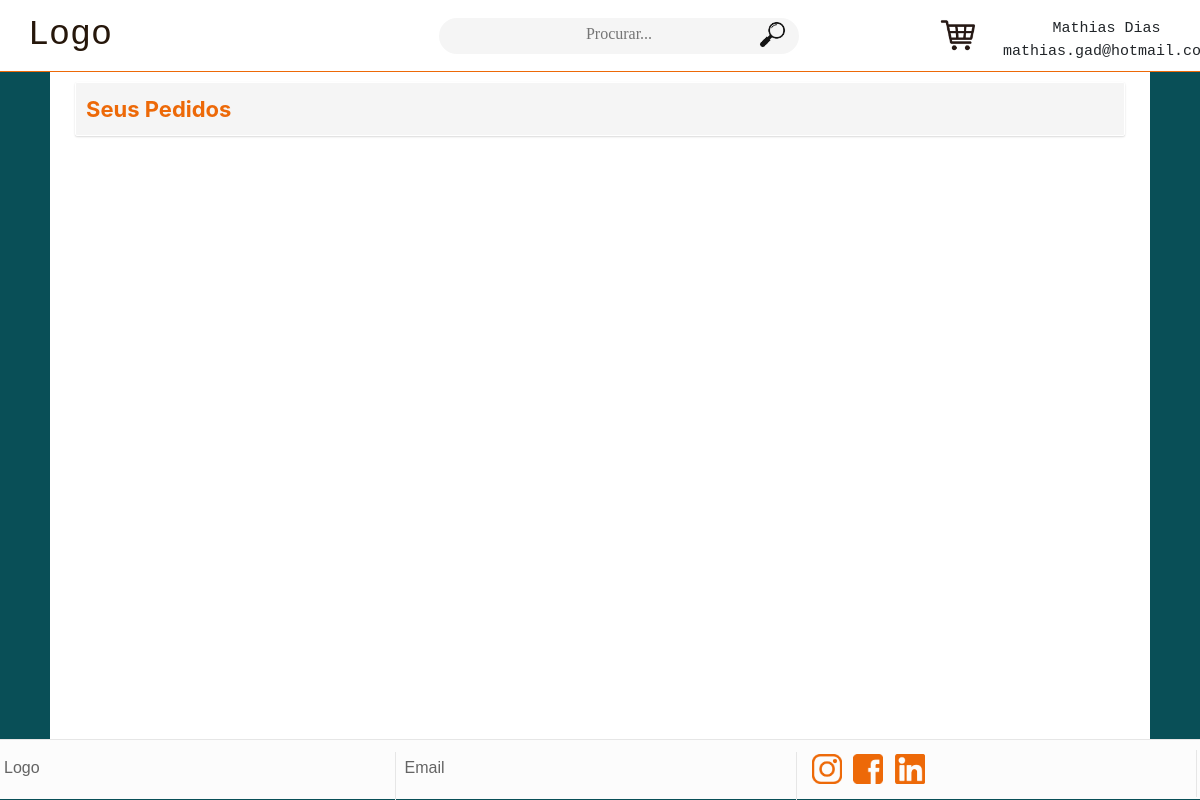
The app's page /pedidos (signed in), older data.
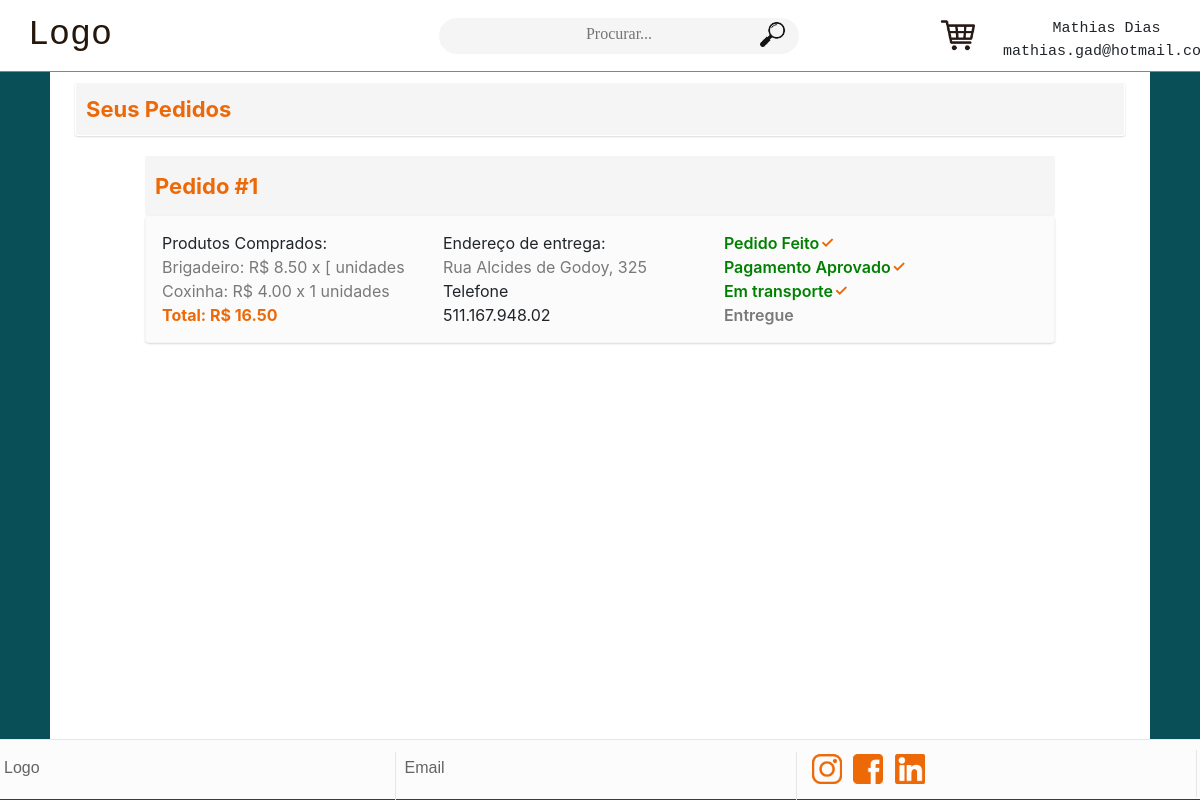
The same page, newer data.
### loja/models.py (models this page shows, shortened)
class Pedidos(models.Model):
    status_escolha = [
    ('Pedido Feito','Pedido Feito'),
    ('Pagamento Aprovado','Pagamento Aprovado'),
    ('Em transporte','Em transporte'),
    ('Entregue','Entregue'),
    ]
    Nome_do_cliente = models.CharField(max_length=128)
    Items = models.ManyToManyField(Produtos, blank=True, related_name="pedido")
    Quantidades = models.CharField(max_length = 512, null=True)
    Preço_total = models.DecimalField(max_digits=10, decimal_places=2)
    Cpf_cliente = models.CharField(max_length=16)
    Endereço_cliente = models.CharField(max_length=512)
    Status = models.CharField(max_length=32, choices=status_escolha, default='Pedido Feito')

class Produtos(models.Model):
    disponivel_escolha = [
    ('Sim','Sim'),
    ('Não','Não'),
    ]
    Nome = models.CharField(max_length=128)
    Categoriateste = models.ForeignKey(Categorias ,on_delete=models.CASCADE, default=0)
    Descrição = models.CharField(max_length=1024)
    Fotos = models.ImageField(upload_to='loja/static/produtos/fotos/')
    Fotos_2 = models.ImageField(upload_to='loja/static/produtos/fotos/')
    Preço = models.DecimalField(max_digits=10, decimal_places=2)
    Disponivel = models.CharField(max_length=8,choices=disponivel_escolha, default='Sim')

class UserProfile(models.Model):
    user = models.OneToOneField(User, on_delete=models.CASCADE)
    cpf = models.CharField(max_length=16)
    celular = models.CharField(max_length=16, null=True)

### loja/views.py (the view)
# urls.py: path("pedidos", views.my_orders, name="pedidos"),
def my_orders(request):
    if request.user.is_authenticated:
        pedidos = Pedidos.objects.filter(Cpf_cliente=request.user.userprofile.cpf)
        context = {
            "log": request.user.is_authenticated,
            "pedidos": pedidos,
            "username": request.user
        }
        final_status2 = final_status(request)
        context.update(final_status2)
        clear_status(request)
        return render(request, "loja/pedidos.html", context)
    else:
        status_code(request, 6)
        return HttpResponseRedirect(reverse("index"))

### loja/views.py (called while the page is built)
def clear_status(request):
    request.session['status'] = 'none'
    request.session['status2'] = 'none'
    request.session['status3'] = 'none'
    request.session['status4'] = 'none'
    request.session['status5'] = 'none'
    request.session['status6'] = 'none'
    request.session['status7'] = 'none'
    request.session['status8'] = 'none'

### loja/templates/loja/pedidos.html (shortened to what this page needs)
{% extends "loja/layout.html" %}
{% load static %}
{% block body %}
<div class="blocos" style="flex-direction: column; justify-content: flex-start;">
    <div class="titulo_pedidos">
        <div class="titulo_perfil">Seus Pedidos</div>
    </div>
    {% for pedido in pedidos %}
    <div class="pedidos">
        <div class="bloco_titulo">
            <div class="titulo_perfil">Pedido #{{pedido.id}}</div>
        </div>
        <div class="pedido_info">
            <div class="pedido_coluna">
                Produtos Comprados:
                {% for item in pedido.Items.all  %}{% for quantidade in pedido.Quantidades %}
                    {% if forloop.counter0 == forloop.parentloop.counter0 %}
                <li class="laranja">{{item.Nome}}: R$ {{item.Preço}} x {{quantidade}} unidades</li>
                    {% endif %}
                {% endfor %}{% endfor %}
                <li class="total"><strong>Total: R$ {{pedido.Preço_total}}</strong></li>
            </div>
            <div class="pedido_coluna">
                Endereço de entrega:
                <li class="laranja">{{pedido.Endereço_cliente}}</li>
                Telefone
                <li>{{username.userprofile.cpf}}</li>
            </div>
            <div class="pedido_coluna">
                {% if pedido.Status == "Pedido Feito" %}
                <li class="status checked">Pedido Feito</li>
                <li class="status">Pagamento Aprovado</li>
                <li class="status">Em transporte</li>
                <li class="status">Entregue</li>
                {% elif pedido.Status == "Pagamento Aprovado" %}
                <li class="status checked">Pedido Feito</li>
                <li class="status checked">Pagamento Aprovado</li>
                <li class="status">Em transporte</li>
                <li class="status">Entregue</li>
                {% elif pedido.Status == "Em transporte" %}
                <li class="status checked">Pedido Feito</li>
                <li class="status checked">Pagamento Aprovado</li>
                <li class="status checked">Em transporte</li>
                <li class="status">Entregue</li>
                {% elif pedido.Status == "Entregue" %}
                <li class="status checked">Pedido Feito</li>
                <li class="status checked">Pagamento Aprovado</li>
                <li class="status checked">Em transporte</li>
                <li class="status checked">Entregue</li>
                {% endif %}
            </div>
        </div>
    </div>
    {% endfor %}
</div>
{% endblock %}

### loja/templates/loja/layout.html (shortened to what this page needs)
{% load static %}
<!DOCTYPE html>
<html>
    <head>
        <link rel="stylesheet" href="https://stackpath.bootstrapcdn.com/bootstrap/4.3.1/css/bootstrap.min.css">
        <link rel="stylesheet" href="{% static 'styles.css' %}"/>
    </head>
    <body>
    <div class="pagina">
        <nav class="nav">
            <div class="logo">
                Logo
            </div>
            <div class="procura">
                <form action="{% url 'pesquisa' %}" method="post">
                    <input class="pesquisa" name="pesquisa" placeholder="Procurar..." type="text"/>
                    <input type="image"src="{% static '/images/pesquisa.png' %}" alt="Pesquisar" class="botao_pesquisa">
                </form>
            </div>
            <a href="{% url 'carrinho' %}"><img src="{% static '/images/shop-cart.png' %}" alt="Carrinho" class="cart"></a>
            <div class="user">
                {% if log == True %}
                <div class="dropdown">
                    <button class="btn dropdown-toggle logado" type="button" id="dropdownMenuButton" data-toggle="dropdown" aria-haspopup="true" aria-expanded="false">{{ username.first_name }} {{ username.last_name }} {{ username.email }}</button>
                </div>
                {% else %}
                <button id="login" class="btn botao_login">Entrar/Cadastre-se</button>
                {% endif %}
            </div>
        </nav>
        <div id="body">
        {% block body %}
        {% endblock %}
        </div>
        <div class="barinf">
            <div class="baritem">
                Logo
            </div>
            <div class="baritem">
                Email
            </div>
            <div class="baritem">
                <img src="{% static '/images/instagram.png' %}" alt="Instagram" class="redebar">
                <img src="{% static '/images/facebook.png' %}" alt="Facebook" class="redebar">
                <img src="{% static '/images/linkedin.png' %}" alt="LinkedIn" class="redebar">
            </div>
        </div>
    </div>
    </body>
</html>

### loja/static/styles.css (style rules this page uses)
.nav { top: 0; position: sticky; width: 100%; height: 72px; background-color: white; z-index: 1; border-bottom: 1px solid #ED6908; }
.logo { padding: 3px; font-size:35px; font-family: monospace; margin-top: auto; margin-bottom: auto; margin-left: 25px; color: #26170b; }
#body { min-height: calc(100vh - 133px); }
body { font: arial,sans-serif; background-color: #094F57; }
.procura { width: 30%; height: 36px; margin-left: 27%; background: #f5f5f5; border-radius: 16rem; border: none; position: relative; display: flex; flex-direction: column; transform: translateZ(0); align-self: center; }
.botao_pesquisa { width: 33px; float: right; position: absolute; right: 10px; }
.pesquisa { width: 100%; background: 0 0; height: 32px; text-align: center; font-weight: 300; border-radius: 16rem; border: 1px solid transparent; font-family: saira; font-size: 1rem; color: #778ca3; overflow: visible; }
.cart { position: absolute; left: 78%; top: 15px; padding: 3px; width: 45px; color: #452612; }
.user { left: 83%; padding: 3px; font-size:15px; font-family: monospace; top: 1px; bottom: auto; color: #452612; display: flex; position: absolute; }
.logado { position: absolute; display: flex; white-space: normal; top: 10px; padding: 3px; font-size: 15px; }
.dropdown-item , .dropdown, .dropdown-menu { z-index: 5; }
.titulo_perfil { font-style: normal; font-weight: 700; font-size: 22px; color: #ED6908; padding-left: 10px; }
.laranja { color: #797979; }
.bloco_titulo { display: flex; -webkit-box-pack: justify; justify-content: space-between; background: #f5f5f5; border: #ffffff; border-radius: 2px; -webkit-box-align: center; -webkit-align-items: center; min-height: 36px; font-weight: bold; width: 910px; height: 60px; }
.barinf { width: 100%; bottom: 0; position: relative; display: block; height: 60px; background-color: #fcfcfc; border-top: 1px solid #e6e6e6; }
.baritem { position: relative; display: inline-block; border-right: 1px solid #e6e6e6; height: 80%; top: 10px; width: 33%; padding: 4px; color: #646464; font-family: "Lucida Sans Unicode", "Lucida Grande", sans-serif; }
div { box-sizing: border-box; }
.redebar { position: relative; margin-left: 7px; width: 30px; display: inline-block; }
.blocos { display: flex; flex-direction: row; flex-wrap: nowrap; justify-content: space-around; padding: 0 25px; width: 1100px; min-height: calc(100vh - 133px); background: white; margin-left: auto; margin-right: auto; }
li { list-style: none; }
.titulo_pedidos { align-items: center; box-shadow: rgba(0, 0, 0, 0.15) 0px 1px 2px; height: 54px; width: 100%; background-color: rgb(245, 245, 245); border: 0.5px solid rgb(255, 255, 255); border-radius: 2px; display: flex; margin-top: 10px; }
.pedidos { margin-top: 20px; align-self: center; }
.pedido_coluna { min-height: 60px; width: 32%; border-left: 1px solid white; }
.pedido_info { display: flex; flex-flow: row; border: 1px solid #f5f5f5; border-top: 0; padding: 15px; background-color: #fbfbfb; border-radius: 4px; box-shadow: 0px 1px 2px rgba(0, 0, 0, 0.15); }
.total { color: #ED6908; }
.status.checked::after { opacity: 1; }
.status { font-weight: 600; color: #797979; }
.checked { color: green; }
.status::after { content: '\2713'; position: absolute; margin-top: 3px; line-height: 1; margin-left: 1px; color: #ED6908 !important; opacity: 0; }

Row changes from the older to the newer data that the page shows:
added Pedidos: id "1", Preço_total "16.50", Endereço_cliente "Rua Alcides de Godoy, 325", {{ username.userprofile.cpf }} "511.167.948.02", Status "Pedido Feito"
now on this page (row unchanged): Produtos: Nome "Brigadeiro", Preço "8.50", Quantidades "["
now on this page (row unchanged): Produtos: Nome "Coxinha", Preço "4.00", Quantidades "1"
